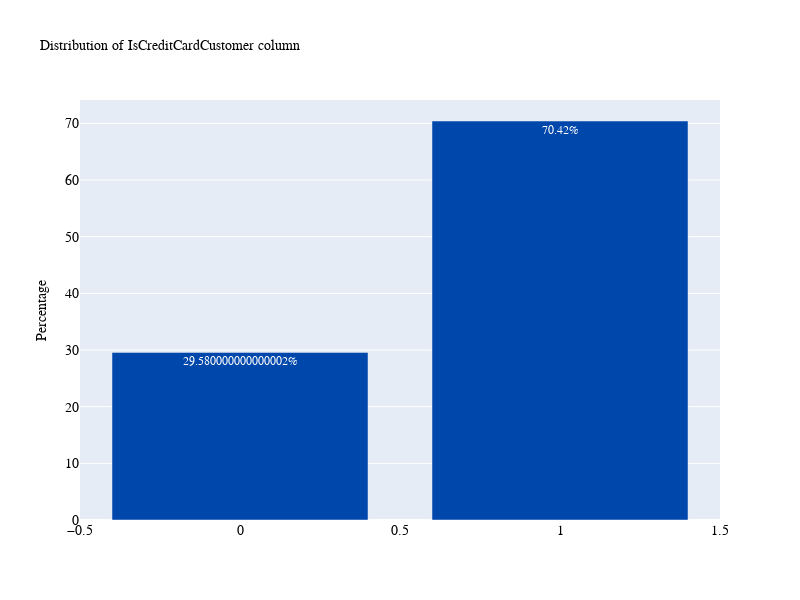

This figure's notebook cell:
### Code cell
plot_bar('IsCreditCardCustomer')

### Figure 1 — Plotly figure (JSON) as saved in the notebook; plotly's stock layout.template omitted (floating-point values rounded to 4 significant figures)
{"data": [{"marker": {"color": "#0047AB"}, "text": ["70.42%", "29.580000000000002%"], "textposition": "auto", "type": "bar", "x": ["1", "0"], "y": [70.42, 29.58]}], "layout": {"autosize": false, "font": {"color": "white", "family": "Courier New, monospace", "size": 12}, "height": 600, "title": {"font": {"color": "black", "family": "Courier New, monospace", "size": 14}, "text": "Distribution of IsCreditCardCustomer column"}, "width": 800, "xaxis": {"tickfont": {"color": "black", "family": "Courier New, monospace", "size": 14}}, "yaxis": {"tickfont": {"color": "black", "family": "Courier New, monospace", "size": 14}, "title": {"font": {"color": "black", "size": 14}, "text": "Percentage"}}}}
